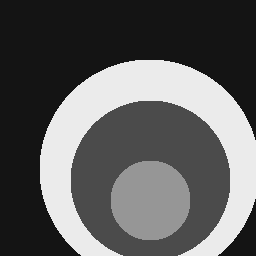
%> input picture Practicas/Practica2/practica2_dani/circles.png, 256 x 256 px
$ octave p2_prueba2.m   (GNU Octave 9; MATLAB toolbox functions it lacks are replaced by stand-ins)
%> lines starting %> are read from the running program, lines starting %| are printed output that depends on the picture
### Practicas/Practica2/practica2_dani/calcularError.m
function [error]=calcularError(A,B,R)
    [Fil,Col]=size(R);
    R2=zeros(Fil,Col);
    for i=1:Fil
        for j=1:Col
            x=A(:,i);
            y=B(:,j);
            minimo=min(x,y);
            maximo=max(minimo);
            R2(i,j)=maximo;
        end
    end
   %imshow(R2);
   error = sum( sum( (R - R2).^2 ) );


end

### Practicas/Practica2/practica2_dani/p2_prueba2.m
clear

R = double(imread('circles.png'));
%> R: size 256x256 double; min 20, max 235, mean 94.2; mean of the top-left, top-right, bottom-left and bottom-right quarters 61.7, 88.3, 98.4, 128.3
R=R/255;
[Fil,Col]=size(R);
%> Fil = 256; Col = 256
A=rand(16,Fil);
B=rand(16,Col);
sol=calcularError(A,B,R);
%> after the loop in calcularError, `for i=1:Fil`:
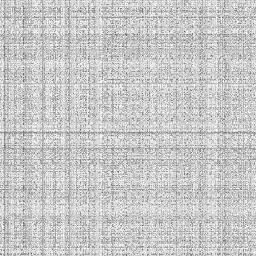
%> R2: size 256x256 double; min 0.317, max 0.999, mean 0.786
%> in calcularError, `error = sum( sum( (R - R2).^2 ) );`: error = 19658.2
%> sol = 19658.2
fprintf('Solucion: %d\n',sol);
%| Solucion: 19658.2
